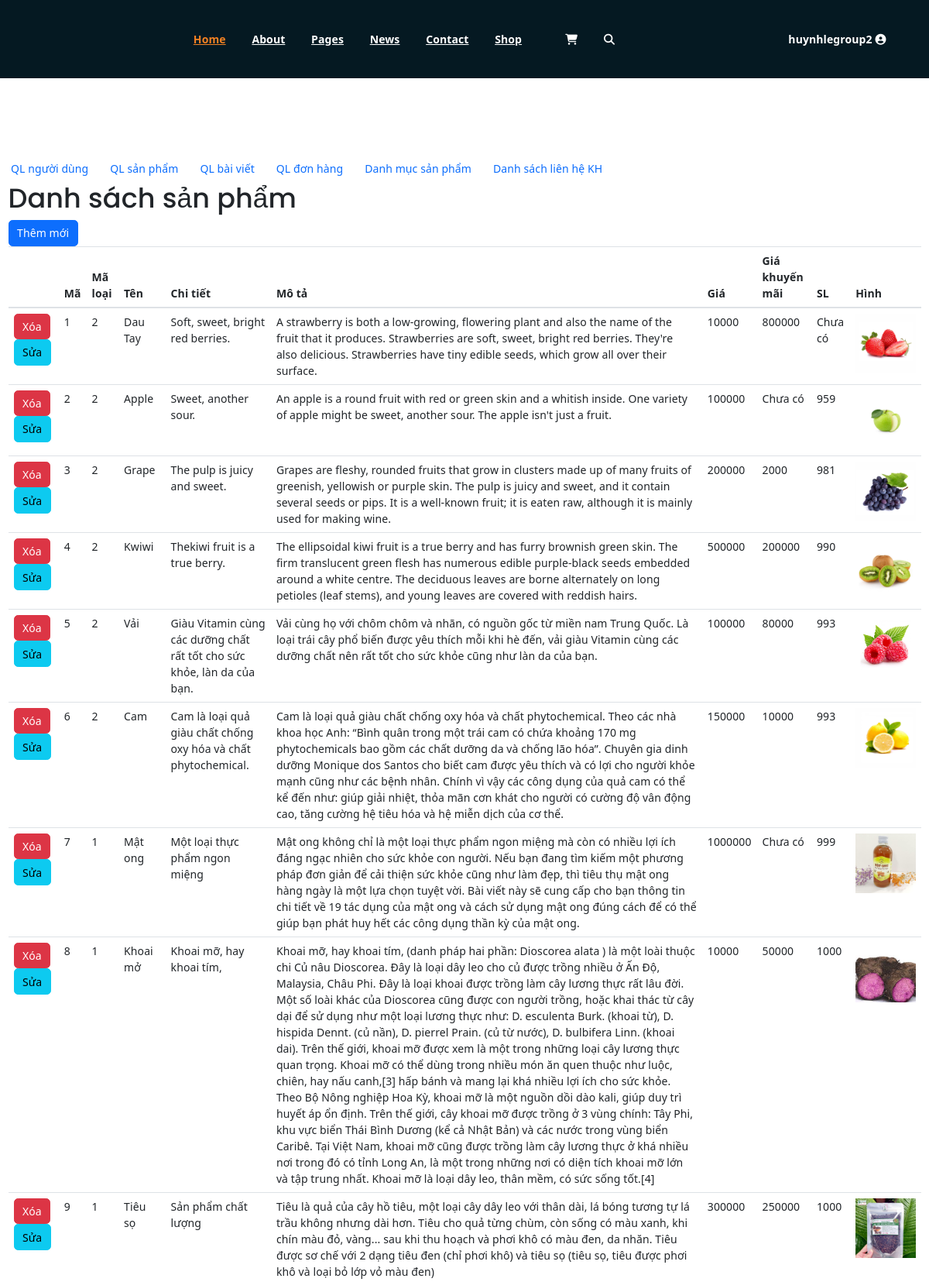
The app's page /SourceCode_Implement/admin?act=product (signed in, upper part) with its own data.
### tables this page shows
CREATE TABLE `tbl_sanpham` (
  `sanpham_id` int(11) NOT NULL,
  `category_id` int(11) NOT NULL,
  `sanpham_name` varchar(255) NOT NULL,
  `sanpham_chitiet` text NOT NULL,
  `sanpham_mota` text NOT NULL,
  `sanpham_gia` int(5) NOT NULL DEFAULT 0,
  `sanpham_giakm` int(10) NOT NULL DEFAULT 0,
  `sanpham_active` int(11) NOT NULL,
  `sanpham_hot` int(11) NOT NULL,
  `sanpham_soluong` int(11) NOT NULL DEFAULT 1000,
  `sanpham_img` varchar(100) NOT NULL
);

### SourceCode_Implement/controller/Productcontroller.php (called while the page is built, shortened)
<?php
include_once("./model/product.php");
class product extends Controller {
    public $productModelConst;
    public function __construct() {
        $this->productModelConst = new ProductModel();
    }
    function getall() {
        $listproduct = $this->productModelConst->getallproduct();
        include('./view/table_product.php');
    }
}
?>

### SourceCode_Implement/core/Controller.php (called while the page is built, shortened)
<?php
    class Controller
    {
        function view( $view, $data = []) {
            require_once "./view/".$view.".php";
        }
    }
?>

### SourceCode_Implement/controller/Admin.php (called while the page is built)
<?php
    class Admin extends Controller
    {
        function default() {
            $this->view("admin");
        }
    }
?>

### SourceCode_Implement/core/App.php (called while the page is built, shortened)
<?php
class App{
    protected $action="default";
    function __construct(){
        $arr = $this->UrlProcess();
        if( file_exists("./controller/".$arr[0].".php") ){
            unset($arr[0]);
        }
        $this->controller = new $this->controller;
        $this->params = $arr?array_values($arr):[];
        call_user_func_array([$this->controller, $this->action], $this->params );
    }
    function UrlProcess(){
        if( isset($_GET["url"]) ){
            return explode("/", filter_var(trim($_GET["url"], "/")));
        }
    }
}
?>

### SourceCode_Implement/index.php (called while the page is built, shortened)
<?php
	require_once "./core/App.php";
	require_once "./core/Controller.php";
	$myApp =  new App();
?>

### SourceCode_Implement/model/product.php (called while the page is built, shortened)
<?php
    class ProductModel {
        public $db;
        public function __construct()
        {
            $this->db = new Database();
        }
        public function getallproduct() {
            $conn = $this->db->conn;
            $sql="SELECT * FROM tbl_sanpham";
            $result = mysqli_query($conn, $sql);
            return $result;
        }
    }
?>

### SourceCode_Implement/view/table_product.php (the view, shortened to what this page needs)
<?php
    $list_product = isset($_SESSION['listproduct']) ?  $_SESSION['listproduct'] : [];
?>
<!DOCTYPE html>
<html>
<head>
</head>
<body>
  <div class="container-fluid">
    <h1>Danh sách sản phẩm</h1>
    <a href="./add_product" class='btn btn-primary'>Thêm mới</a>
    <table class="table table-hover">
      <thead>
        <tr>
          <th scope="col"></th>
          <th scope="col">Mã</th>
          <th scope="col">Mã loại</th>
          <th scope="col">Tên</th>
          <th scope="col">Chi tiết</th>
          <th scope="col">Mô tả</th>
          <th scope="col">Giá</th>
          <th scope="col">Giá khuyến mãi</th>
          <th scope="col">SL</th>
          <th scope="col">Hình</th>
        </tr>
      </thead>
      <tbody>
        <?php foreach ($list_product as $product): ?>
        <tr>
           <td>
            <a class='btn btn-danger' id='delete-product' href='./controller/Delete.php?obj=product&id=<?php echo $product['sanpham_id']; ?>'>Xóa</a>
            <a class="btn btn-info" href="./update_product?id=<?php echo $product['sanpham_id'] ?>">Sửa</a>
           </td>
          <td><?php echo isset($product['sanpham_id']) ? $product['sanpham_id'] : "Chưa có"; ?></td>
          <td><?php echo isset($product['category_id']) ? $product['category_id'] : "Chưa có"; ?></td>
          <td><?php echo isset($product['sanpham_name']) ? $product['sanpham_name'] : "Chưa có"; ?></td>
          <td><?php echo isset($product['sanpham_chitiet']) ? $product['sanpham_chitiet'] : "Chưa có"; ?></td>
          <td><?php echo isset($product['sanpham_mota']) ? $product['sanpham_mota'] : "Chưa có"; ?></td>
          <td><?php echo isset($product['sanpham_gia']) && $product['sanpham_gia'] ? $product['sanpham_gia'] : "Chưa có"; ?></td>
          <td><?php echo isset($product['sanpham_giakm']) && $product['sanpham_giakm'] ? $product['sanpham_giakm'] : "Chưa có"; ?></td>
          <td><?php echo isset($product['sanpham_soluong']) && $product['sanpham_soluong'] ? $product['sanpham_soluong'] : "Chưa có"; ?></td>
          <td>
            <img src="<?php echo isset($product['sanpham_img']) ? $product['sanpham_img'] : ""; ?>" alt="<?php $product['sanpham_img']; ?>">
          </td>
        </tr>
        <?php endforeach; ?>
      </tbody>
    </table>
  </div>
</body>
</html>

### SourceCode_Implement/asset/css/main.css (style rules this page uses)
html { font-size: 14px; font-weight: 400; line-height: 28px; height: 100%; }
body { font-family: "Open Sans", sans-serif; font-weight: 400; font-size: 1rem; letter-spacing: 0.1px; line-height: 1.8; color: #051922; overflow-x: hidden; }
body img { max-width: 100%; }
a { cursor: pointer; text-decoration: none; -webkit-transition: all 0.2s ease-in-out; -o-transition: all 0.2s ease-in-out; transition: all 0.2s ease-in-out; }
h1, .h1, h2, .h2, h3, .h3, h4, .h4, h5, .h5, h6, .h6 { font-family: "Poppins", sans-serif; font-weight: 700; margin: 0 0 1.25rem 0; color: #051922; }
h1, .h1 { font-size: 4rem; font-weight: 700; line-height: 4rem; }
html, body { height: 100%; }
thead { border-bottom: 1px solid #eee; }

### records on screen
tbl_sanpham: sanpham_id "1", category "2", sanpham_name "Dau Tay", sanpham_chitiet "Soft, sweet, bright red berries.", sanpham_mota "A strawberry is both a low-growing, flowering plant and also the name of the fruit that it produces. Strawberries are soft, sweet, bright red berries. They're also delicious. Strawberries have tiny edible seeds, which grow all over their surface.", sanpham_gia "10000", sanpham_giakm "800000", sanpham_soluong "Chưa có", sanpham_img (picture)
tbl_sanpham: sanpham_id "2", category "2", sanpham_name "Apple", sanpham_chitiet "Sweet, another sour.", sanpham_mota "An apple is a round fruit with red or green skin and a whitish inside. One variety of apple might be sweet, another sour. The apple isn't just a fruit.", sanpham_gia "100000", sanpham_giakm "Chưa có", sanpham_soluong "959", sanpham_img (picture)
tbl_sanpham: sanpham_id "3", category "2", sanpham_name "Grape", sanpham_chitiet "The pulp is juicy and sweet.", sanpham_mota "Grapes are fleshy, rounded fruits that grow in clusters made up of many fruits of greenish, yellowish or purple skin. The pulp is juicy and sweet, and it contain several seeds or pips. It is a well-known fruit; it is eaten raw, although it is mainly used for making wine.", sanpham_gia "200000", sanpham_giakm "2000", sanpham_soluong "981", sanpham_img (picture)
tbl_sanpham: sanpham_id "4", category "2", sanpham_name "Kwiwi", sanpham_chitiet "Thekiwi fruit is a true berry.", sanpham_mota "The ellipsoidal kiwi fruit is a true berry and has furry brownish green skin. The firm translucent green flesh has numerous edible purple-black seeds embedded around a white centre. The deciduous leaves are borne alternately on long petioles (leaf stems), and young leaves are covered with reddish hairs.", sanpham_gia "500000", sanpham_giakm "200000", sanpham_soluong "990", sanpham_img (picture)
tbl_sanpham: sanpham_id "5", category "2", sanpham_name "Vải", sanpham_chitiet "Giàu Vitamin cùng các dưỡng chất rất tốt cho sức khỏe, làn da của bạn.", sanpham_mota "Vải cùng họ với chôm chôm và nhãn, có nguồn gốc từ miền nam Trung Quốc. Là loại trái cây phổ biến được yêu thích mỗi khi hè đến, vải giàu Vitamin cùng các dưỡng chất nên rất tốt cho sức khỏe cũng như làn da của bạn.", sanpham_gia "100000", sanpham_giakm "80000", sanpham_soluong "993", sanpham_img (picture)
tbl_sanpham: sanpham_id "6", category "2", sanpham_name "Cam", sanpham_chitiet "Cam là loại quả giàu chất chống oxy hóa và chất phytochemical.", sanpham_mota "Cam là loại quả giàu chất chống oxy hóa và chất phytochemical. Theo các nhà khoa học Anh: “Bình quân trong một trái cam có chứa khoảng 170 mg phytochemicals bao gồm các chất dưỡng da và chống lão hóa”. Chuyên gia dinh dưỡng Monique dos Santos cho biết cam được yêu thích và có lợi cho người khỏe mạnh cũng như các bệnh nhân. Chính vì vậy các công dụng của quả cam có thể kể đến như: giúp giải nhiệt, thỏa mãn cơn khát cho người có cường độ vân động cao, tăng cường hệ tiêu hóa và hệ miễn dịch của cơ thể.", sanpham_gia "150000", sanpham_giakm "10000", sanpham_soluong "993", sanpham_img (picture)
tbl_sanpham: sanpham_id "7", category "1", sanpham_name "Mật ong", sanpham_chitiet "Một loại thực phẩm ngon miệng", sanpham_mota "Mật ong không chỉ là một loại thực phẩm ngon miệng mà còn có nhiều lợi ích đáng ngạc nhiên cho sức khỏe con người. Nếu bạn đang tìm kiếm một phương pháp đơn giản để cải thiện sức khỏe cũng như làm đẹp, thì tiêu thụ mật ong hàng ngày là một lựa chọn tuyệt vời. Bài viết này sẽ cung cấp cho bạn thông tin chi tiết về 19 tác dụng của mật ong và cách sử dụng mật ong đúng cách để có thể giúp bạn phát huy hết các công dụng thần kỳ của mật ong.", sanpham_gia "1000000", sanpham_giakm "Chưa có", sanpham_soluong "999", sanpham_img (picture)
tbl_sanpham: sanpham_id "8", category "1", sanpham_name "Khoai mở", sanpham_chitiet "Khoai mỡ, hay khoai tím,", sanpham_mota "Khoai mỡ, hay khoai tím, (danh pháp hai phần: Dioscorea alata ) là một loài thuộc chi Củ nâu Dioscorea. Đây là loại dây leo cho củ được trồng nhiều ở Ấn Độ, Malaysia, Châu Phi. Đây là loại khoai được trồng làm cây lương thực rất lâu đời. Một số loài khác của Dioscorea cũng được con người trồng, hoặc khai thác từ cây dại để sử dụng như một loại lương thực như: D. esculenta Burk. (khoai từ), D. hispida Dennt. (củ nần), D. pierrel Prain. (củ từ nước), D. bulbifera Linn. (khoai dai). Trên thế giới, khoai mỡ được xem là một trong những loại cây lương thực quan trọng. Khoai mỡ có thể dùng trong nhiều món ăn quen thuộc như luộc, chiên, hay nấu canh,[3] hấp bánh và mang lại khá nhiều lợi ích cho…", sanpham_gia "10000", sanpham_giakm "50000", sanpham_soluong "1000", sanpham_img (picture)
tbl_sanpham: sanpham_id "9", category "1", sanpham_name "Tiêu sọ", sanpham_chitiet "Sản phẩm chất lượng", sanpham_mota "Tiêu là quả của cây hồ tiêu, một loại cây dây leo với thân dài, lá bóng tương tự lá trầu không nhưng dài hơn. Tiêu cho quả từng chùm, còn sống có màu xanh, khi chín màu đỏ, vàng... sau khi thu hoạch và phơi khô có màu đen, da nhăn. Tiêu được sơ chế với 2 dạng tiêu đen (chỉ phơi khô) và tiêu sọ (tiêu sọ, tiêu được phơi khô và loại bỏ lớp vỏ màu đen)", sanpham_gia "300000", sanpham_giakm "250000", sanpham_soluong "1000", sanpham_img (picture)

### other values on screen
$_SESSION['username'] "huynhlegroup2"
